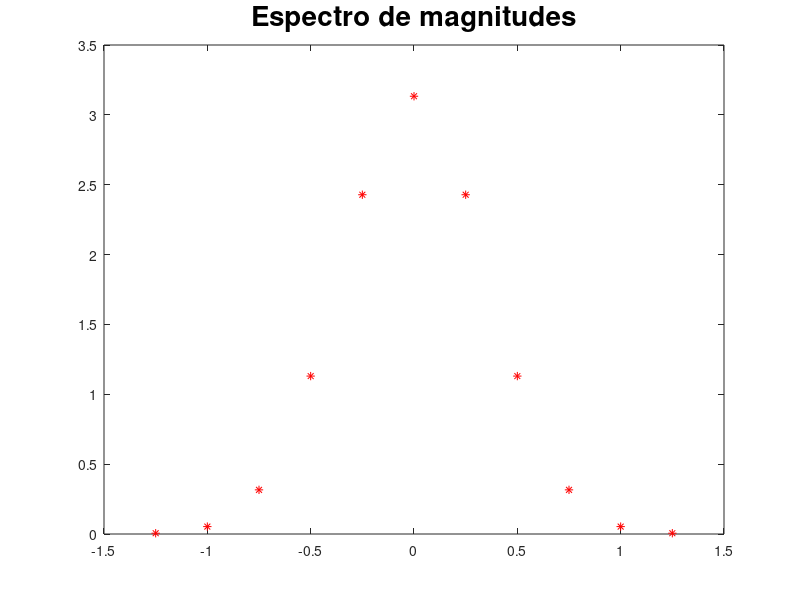

The MATLAB script that drew this image:
dt=0.4;
t=-2:dt:2;
v=exp(-2*t.^2);
% plot (t, v, "rx", "linewidth", 10);
% title("v(t) por t - 1.c)", "fontsize", 20);
% xlabel("t", "fontsize", 18);
% ylabel("v(t)", "fontsize", 18);

f=-1.25:(1/4):1.25;
V = fft(v)
V = fftshift(V);
modV = abs(V);
plot(f, modV, "r*")
title("Espectro de magnitudes", "fontsize", 20);
